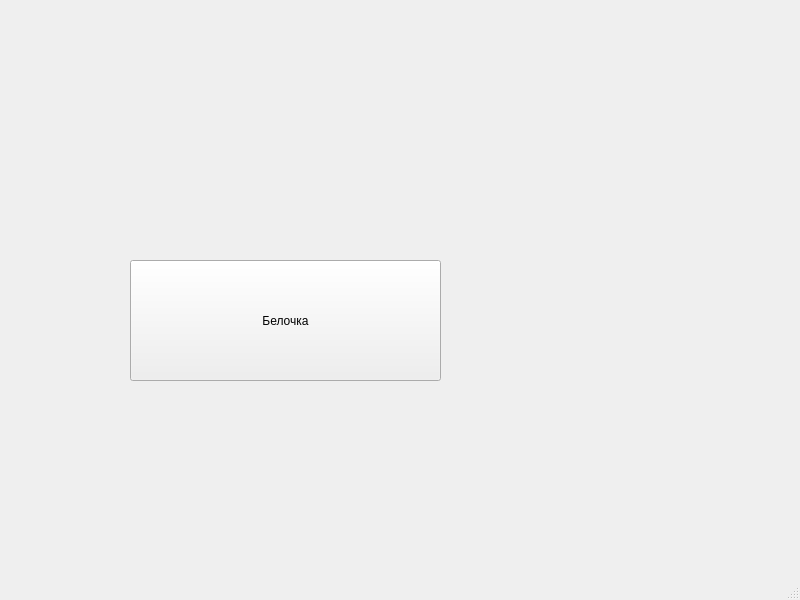
<?xml version="1.0" encoding="UTF-8"?>
<ui version="4.0">
 <class>MainWindow</class>
 <widget class="QMainWindow" name="MainWindow">
  <property name="geometry">
   <rect>
    <x>0</x>
    <y>0</y>
    <width>800</width>
    <height>600</height>
   </rect>
  </property>
  <property name="windowTitle">
   <string>MainWindow</string>
  </property>
  <widget class="QWidget" name="centralwidget">
   <widget class="QLabel" name="label">
    <property name="geometry">
     <rect>
      <x>150</x>
      <y>140</y>
      <width>451</width>
      <height>111</height>
     </rect>
    </property>
    <property name="text">
     <string/>
    </property>
   </widget>
   <widget class="QPushButton" name="pushButton">
    <property name="geometry">
     <rect>
      <x>130</x>
      <y>260</y>
      <width>311</width>
      <height>121</height>
     </rect>
    </property>
    <property name="text">
     <string>Белочка</string>
    </property>
   </widget>
  </widget>
  <widget class="QMenuBar" name="menubar">
   <property name="geometry">
    <rect>
     <x>0</x>
     <y>0</y>
     <width>800</width>
     <height>22</height>
    </rect>
   </property>
  </widget>
  <widget class="QStatusBar" name="statusbar"/>
 </widget>
 <resources/>
 <connections/>
</ui>
